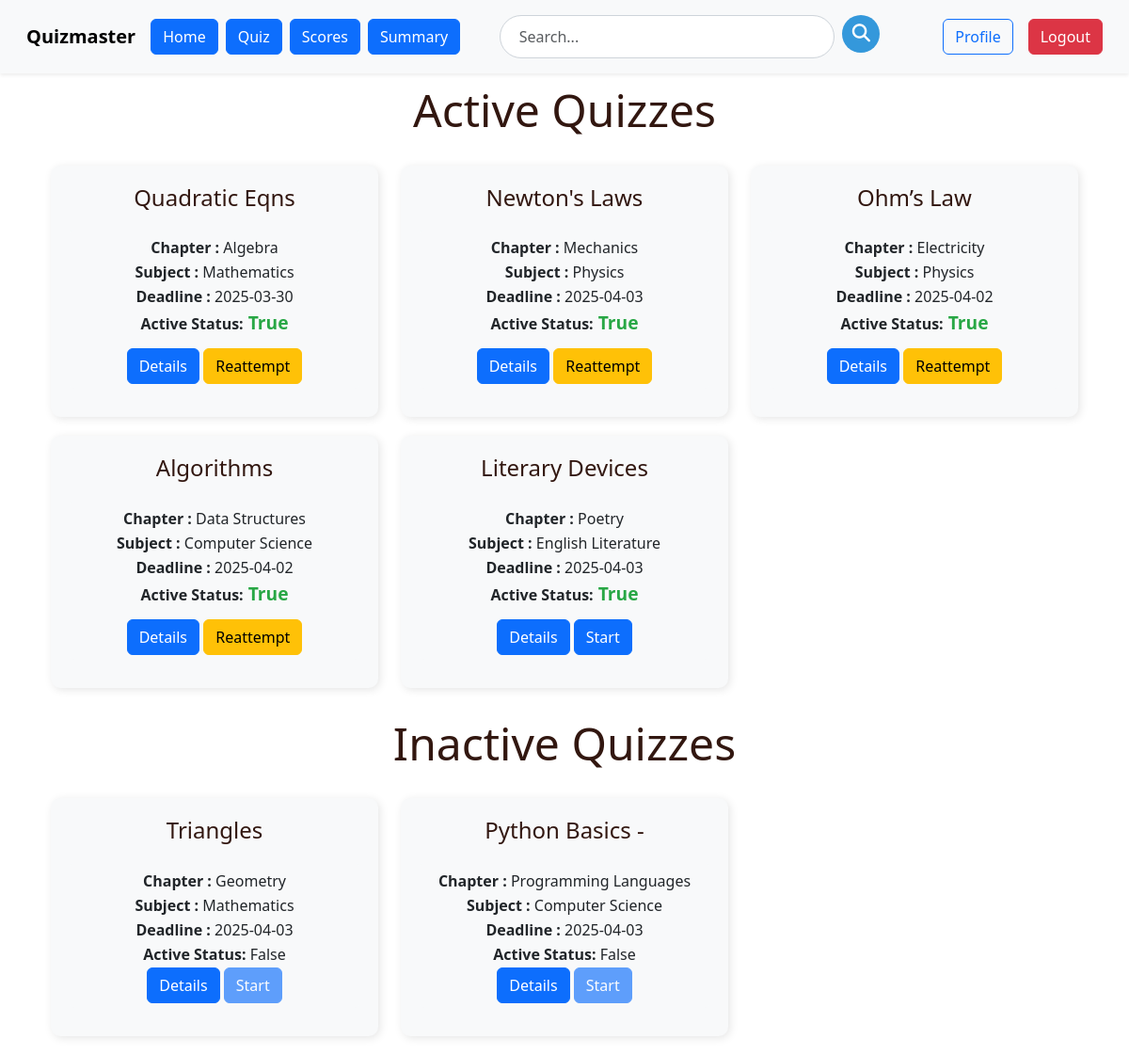
/user/user_quiz (signed in), run on the app's committed database.
### models.py (models this page shows)
class Quiz(db.Model):
    id=db.Column(db.Integer, primary_key=True)
    name = db.Column(db.String(100), nullable=False)
    description=db.Column(db.String(256), nullable=True)
    start_date=db.Column(db.Date, nullable=True)
    end_date=db.Column(db.Date, nullable=True)
    time_duration=db.Column(db.Time, nullable=True)
    remarks=db.Column(db.String(256), nullable=True)
    no_of_questions=db.Column(db.Integer, nullable=True)
    is_active=db.Column(db.Boolean, nullable=False, default=False)
    questions = db.relationship('Questions', backref='quiz', lazy=True)
    total_attempted=db.Column(db.Integer, nullable=False, default=0)
    scores = db.relationship('Scores', backref='quiz', lazy=True)
    subject_id=db.Column(db.Integer, db.ForeignKey('subject.id'), nullable=False)
    chapter_id= db.Column(db.Integer, db.ForeignKey('chapter.id'),nullable=False)

class Chapter(db.Model):
    id=db.Column(db.Integer, primary_key=True)
    name=db.Column(db.String(32), unique=True)
    Description=db.Column(db.String(256), nullable=True)
    no_of_questions=db.Column(db.Integer, nullable=True)
    subject_id=db.Column(db.Integer, db.ForeignKey('subject.id'), nullable=False)
    quizzes = db.relationship('Quiz', backref='chapter', lazy=True)
    questions = db.relationship('Questions', backref='chapter', lazy=True)

class Subject(db.Model):
    id=db.Column(db.Integer, primary_key=True)
    name=db.Column(db.String(32), unique=True)
    Description=db.Column(db.String(256), nullable=False)
    category=db.Column(db.String(32), nullable=True)
    chapters = db.relationship('Chapter', backref='subject', lazy=True)
    quizzes = db.relationship('Quiz', backref='subject', lazy=True)

### routes.py (the view)
@app.route('/user/user_quiz')
@auth_required
def user_quiz():
    user_id = session.get('user_id')  # Get the logged-in user's ID
    quizzes = Quiz.query.all()
    attempted_quiz_ids = (
        db.session.query(Scores.quiz_id)
        .filter(Scores.user_id == user_id)
        .distinct()
        .all()
    )
    attempted_quiz_ids = [quiz_id[0] for quiz_id in attempted_quiz_ids]
    return render_template(
        'user/user_quiz.html',
        quizzes=quizzes,
        attempted_quiz_ids=attempted_quiz_ids
    )

### routes.py (called while the page is built)
def auth_required(f):
    @wraps(f)
    def inner(*args, **kwargs):
        if 'user_id' not in session:
            flash('please login to continue')
            return redirect(url_for('login'))
        return f(*args, **kwargs)
    return inner

### templates/user/user_quiz.html (shortened to what this page needs)
{% extends 'user/user_layout.html' %}
{% block content %}
<div class="container">
    <h2>Active Quizzes</h2>
    <div class="row">
        {% for quiz in quizzes %}
        {% if quiz.is_active == True %}
        <div class="col-md-4">
            <div class="subject-tile">
                <h4>{{ quiz.name }}</h4>
                <div class="details-content">
                    <p><strong>Chapter :</strong> {{ quiz.chapter.name }}</p>
                    <p><strong>Subject :</strong> {{ quiz.subject.name }}</p>
                    <p><strong>Deadline :</strong> {{ quiz.end_date }}</p>
                    <p class="quiz-div"><strong>Active Status:</strong><strong class="status"> {{ quiz.is_active }}</strong></p>
                    <a href="{{ url_for('view_quiz', quiz_id=quiz.id) }}" class="btn btn-primary" id="chapter_btn">Details</a>
                    {% if quiz.id in attempted_quiz_ids %}
                    <a href="{{ url_for('attempt_quiz', quiz_id=quiz.id) }}" class="btn btn-warning" id="chapter_btn">Reattempt</a>
                    {% else %}
                    <a href="{{ url_for('attempt_quiz', quiz_id=quiz.id) }}" class="btn btn-primary" id="chapter_btn">Start</a>
                    {% endif %}
                </div>
            </div>
        </div>
        {% endif %}
        {% endfor %}
    </div>
</div>
<div class="container">
    <h2>Inactive Quizzes</h2>
    <div class="row">
        {% for quiz in quizzes %}
        {% if quiz.is_active == False %}
        <div class="col-md-4">
            <div class="subject-tile">
                <h4>{{ quiz.name }}</h4>
                <div class="details-content">
                    <p><strong>Chapter :</strong> {{ quiz.chapter.name }}</p>
                    <p><strong>Subject :</strong> {{ quiz.subject.name }}</p>
                    <p><strong>Deadline :</strong> {{ quiz.end_date }}</p>
                    <p><strong>Active Status:</strong> {{ quiz.is_active }}</p>
                    <a href="{{ url_for('view_quiz', quiz_id=quiz.id) }}" class="btn btn-primary" id="chapter_btn">Details</a>
                    <a href="{{ url_for('attempt_quiz', quiz_id=quiz.id) }}" class="btn btn-primary disabled" id="chapter_btn">Start</a>
                </div>
            </div>
        </div>
        {% endif %}
        {% endfor %}
    </div>
</div>
{% endblock %}

### templates/user/user_quiz.html (style rules this page uses)
h2 { text-align: center; color: #321710; font-size: 3rem; margin-bottom: 20px; padding: 10px; }
.subject-tile { background: #f8f9fa; border-radius: 10px; padding: 20px; box-shadow: 2px 2px 10px rgba(0, 0, 0, 0.1); margin-bottom: 20px; }
.btn-primary { align-items: center; }
h4 { color: #321710; font-size: 1.5rem; margin-bottom: 20px; text-align: center; }
.details-content { background-color: #f8f9fa; padding: 5px; border-radius: 5px; margin-bottom: 10px; text-align: center; }
.details-content p { margin: 2px 0; }
.quiz-div { margin-bottom: 10px; padding-bottom: 10px; }
.status { font-size: 1.2rem; color: #28a745; }

### data on the page
Quiz: name "Quadratic Eqns", chapter.name "Algebra", subject.name "Mathematics", end_date "2025-03-30", is_active "True"
Quiz: name "Newton's Laws", chapter.name "Mechanics", subject.name "Physics", end_date "2025-04-03", is_active "True"
Quiz: name "Ohm’s Law", chapter.name "Electricity", subject.name "Physics", end_date "2025-04-02", is_active "True"
Quiz: name "Algorithms", chapter.name "Data Structures", subject.name "Computer Science", end_date "2025-04-02", is_active "True"
Quiz: name "Literary Devices", chapter.name "Poetry", subject.name "English Literature", end_date "2025-04-03", is_active "True"
Quiz: name "Triangles", chapter.name "Geometry", subject.name "Mathematics", end_date "2025-04-03", is_active "False"
Quiz: name "Python Basics -", chapter.name "Programming Languages", subject.name "Computer Science", end_date "2025-04-03", is_active "False"
